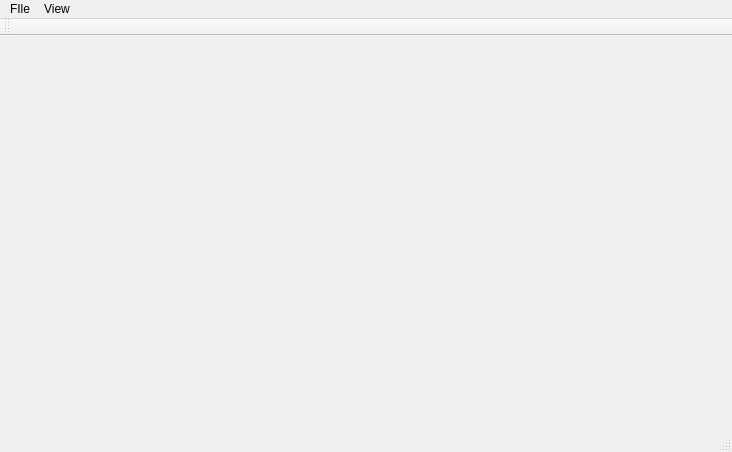
<?xml version="1.0" encoding="UTF-8"?>
<ui version="4.0">
 <class>GreatWindow</class>
 <widget class="QMainWindow" name="GreatWindow">
  <property name="geometry">
   <rect>
    <x>0</x>
    <y>0</y>
    <width>732</width>
    <height>452</height>
   </rect>
  </property>
  <property name="windowTitle">
   <string>GreatWindow</string>
  </property>
  <widget class="QWidget" name="center">
   <layout class="QHBoxLayout" name="horizontalLayout"/>
  </widget>
  <widget class="QMenuBar" name="menuBar">
   <property name="geometry">
    <rect>
     <x>0</x>
     <y>0</y>
     <width>732</width>
     <height>25</height>
    </rect>
   </property>
   <widget class="QMenu" name="menuFile">
    <property name="title">
     <string>FIle</string>
    </property>
    <addaction name="action_Open"/>
    <addaction name="action_Close"/>
    <addaction name="separator"/>
    <addaction name="action_Quit"/>
   </widget>
   <widget class="QMenu" name="menuView">
    <property name="title">
     <string>View</string>
    </property>
    <addaction name="action_Add_Favorite"/>
    <addaction name="separator"/>
    <addaction name="action_Next_Photo"/>
    <addaction name="actionNext_Group"/>
    <addaction name="actionJump_Next_Photo"/>
    <addaction name="actionJump_Next_Group"/>
    <addaction name="separator"/>
    <addaction name="actionLast_Photo"/>
    <addaction name="actionLast_Group"/>
    <addaction name="actionJump_Last_Photo"/>
    <addaction name="actionJump_Last_Group"/>
   </widget>
   <addaction name="menuFile"/>
   <addaction name="menuView"/>
  </widget>
  <widget class="QToolBar" name="mainToolBar">
   <attribute name="toolBarArea">
    <enum>TopToolBarArea</enum>
   </attribute>
   <attribute name="toolBarBreak">
    <bool>false</bool>
   </attribute>
  </widget>
  <widget class="QStatusBar" name="statusBar"/>
  <action name="action_Open">
   <property name="text">
    <string>&amp;Open</string>
   </property>
   <property name="toolTip">
    <string>Open a plx file</string>
   </property>
   <property name="shortcut">
    <string>Ctrl+O</string>
   </property>
  </action>
  <action name="action_Close">
   <property name="text">
    <string>&amp;Close</string>
   </property>
   <property name="toolTip">
    <string>close current file</string>
   </property>
   <property name="shortcut">
    <string>Ctrl+X</string>
   </property>
  </action>
  <action name="action_Quit">
   <property name="text">
    <string>&amp;Quit</string>
   </property>
   <property name="toolTip">
    <string>Close application</string>
   </property>
   <property name="shortcut">
    <string>Ctrl+Q</string>
   </property>
  </action>
  <action name="action_Add_Favorite">
   <property name="text">
    <string>&amp;Add Favorite</string>
   </property>
  </action>
  <action name="action_Next_Photo">
   <property name="text">
    <string>&amp;Next Photo</string>
   </property>
  </action>
  <action name="actionNext_Group">
   <property name="text">
    <string>Next Group</string>
   </property>
  </action>
  <action name="actionLast_Photo">
   <property name="text">
    <string>Last Photo</string>
   </property>
  </action>
  <action name="actionLast_Group">
   <property name="text">
    <string>Last Group</string>
   </property>
  </action>
  <action name="actionJump_Next_Photo">
   <property name="text">
    <string>Jump Next Photo</string>
   </property>
  </action>
  <action name="actionJump_Next_Group">
   <property name="text">
    <string>Jump Next Group</string>
   </property>
  </action>
  <action name="actionJump_Last_Photo">
   <property name="text">
    <string>Jump Last Photo</string>
   </property>
  </action>
  <action name="actionJump_Last_Group">
   <property name="text">
    <string>Jump Last Group</string>
   </property>
  </action>
 </widget>
 <layoutdefault spacing="6" margin="11"/>
 <resources/>
 <connections/>
</ui>
